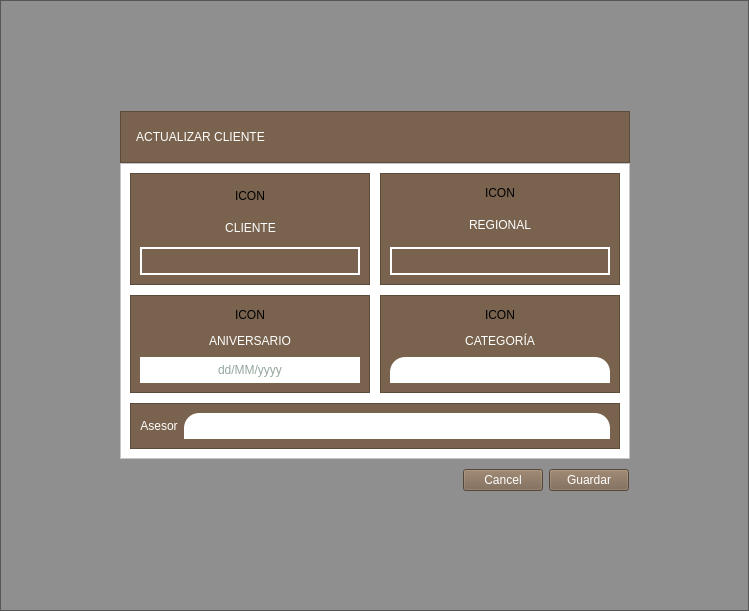
<?xml version="1.0" encoding="UTF-8"?>
<ui version="4.0">
 <class>Update_client</class>
 <widget class="QWidget" name="Update_client">
  <property name="geometry">
   <rect>
    <x>0</x>
    <y>0</y>
    <width>749</width>
    <height>611</height>
   </rect>
  </property>
  <property name="windowTitle">
   <string>Form</string>
  </property>
  <layout class="QHBoxLayout" name="horizontalLayout_12">
   <property name="spacing">
    <number>0</number>
   </property>
   <property name="leftMargin">
    <number>0</number>
   </property>
   <property name="topMargin">
    <number>0</number>
   </property>
   <property name="rightMargin">
    <number>0</number>
   </property>
   <property name="bottomMargin">
    <number>0</number>
   </property>
   <item>
    <widget class="QFrame" name="frame_7">
     <property name="styleSheet">
      <string notr="true">background-color:rgba(0,0,0,40%);</string>
     </property>
     <property name="frameShape">
      <enum>QFrame::StyledPanel</enum>
     </property>
     <property name="frameShadow">
      <enum>QFrame::Raised</enum>
     </property>
     <layout class="QVBoxLayout" name="verticalLayout_7">
      <item>
       <spacer name="verticalSpacer">
        <property name="orientation">
         <enum>Qt::Vertical</enum>
        </property>
        <property name="sizeHint" stdset="0">
         <size>
          <width>20</width>
          <height>69</height>
         </size>
        </property>
       </spacer>
      </item>
      <item>
       <layout class="QHBoxLayout" name="horizontalLayout_10">
        <item>
         <spacer name="horizontalSpacer_18">
          <property name="orientation">
           <enum>Qt::Horizontal</enum>
          </property>
          <property name="sizeHint" stdset="0">
           <size>
            <width>40</width>
            <height>20</height>
           </size>
          </property>
         </spacer>
        </item>
        <item>
         <layout class="QVBoxLayout" name="verticalLayout_6">
          <property name="spacing">
           <number>0</number>
          </property>
          <item>
           <widget class="QFrame" name="frame_6">
            <property name="styleSheet">
             <string notr="true">background-color:#79634E;</string>
            </property>
            <property name="frameShape">
             <enum>QFrame::StyledPanel</enum>
            </property>
            <property name="frameShadow">
             <enum>QFrame::Raised</enum>
            </property>
            <layout class="QHBoxLayout" name="horizontalLayout_9">
             <property name="leftMargin">
              <number>15</number>
             </property>
             <property name="topMargin">
              <number>15</number>
             </property>
             <property name="rightMargin">
              <number>15</number>
             </property>
             <property name="bottomMargin">
              <number>15</number>
             </property>
             <item>
              <widget class="QLabel" name="label_9">
               <property name="styleSheet">
                <string notr="true">font: 12pt &quot;MS Shell Dlg 2&quot;;
color:white;</string>
               </property>
               <property name="text">
                <string>ACTUALIZAR CLIENTE</string>
               </property>
               <property name="alignment">
                <set>Qt::AlignCenter</set>
               </property>
              </widget>
             </item>
             <item>
              <spacer name="horizontalSpacer_17">
               <property name="orientation">
                <enum>Qt::Horizontal</enum>
               </property>
               <property name="sizeHint" stdset="0">
                <size>
                 <width>321</width>
                 <height>20</height>
                </size>
               </property>
              </spacer>
             </item>
            </layout>
           </widget>
          </item>
          <item>
           <widget class="QFrame" name="frame">
            <property name="styleSheet">
             <string notr="true">background-color:white;</string>
            </property>
            <property name="frameShape">
             <enum>QFrame::StyledPanel</enum>
            </property>
            <property name="frameShadow">
             <enum>QFrame::Raised</enum>
            </property>
            <layout class="QVBoxLayout" name="verticalLayout_5">
             <property name="spacing">
              <number>10</number>
             </property>
             <item>
              <layout class="QGridLayout" name="gridLayout">
               <property name="spacing">
                <number>10</number>
               </property>
               <item row="0" column="0">
                <widget class="QFrame" name="frame_2">
                 <property name="styleSheet">
                  <string notr="true">background-color:#79634E;</string>
                 </property>
                 <property name="frameShape">
                  <enum>QFrame::StyledPanel</enum>
                 </property>
                 <property name="frameShadow">
                  <enum>QFrame::Raised</enum>
                 </property>
                 <layout class="QVBoxLayout" name="verticalLayout">
                  <item>
                   <layout class="QHBoxLayout" name="horizontalLayout">
                    <item>
                     <spacer name="horizontalSpacer">
                      <property name="orientation">
                       <enum>Qt::Horizontal</enum>
                      </property>
                      <property name="sizeHint" stdset="0">
                       <size>
                        <width>40</width>
                        <height>20</height>
                       </size>
                      </property>
                     </spacer>
                    </item>
                    <item>
                     <widget class="QLabel" name="icon_cliente">
                      <property name="text">
                       <string>ICON</string>
                      </property>
                     </widget>
                    </item>
                    <item>
                     <spacer name="horizontalSpacer_2">
                      <property name="orientation">
                       <enum>Qt::Horizontal</enum>
                      </property>
                      <property name="sizeHint" stdset="0">
                       <size>
                        <width>40</width>
                        <height>20</height>
                       </size>
                      </property>
                     </spacer>
                    </item>
                   </layout>
                  </item>
                  <item>
                   <layout class="QHBoxLayout" name="horizontalLayout_2">
                    <item>
                     <spacer name="horizontalSpacer_3">
                      <property name="orientation">
                       <enum>Qt::Horizontal</enum>
                      </property>
                      <property name="sizeHint" stdset="0">
                       <size>
                        <width>40</width>
                        <height>20</height>
                       </size>
                      </property>
                     </spacer>
                    </item>
                    <item>
                     <widget class="QLabel" name="label_2">
                      <property name="styleSheet">
                       <string notr="true">font: 12pt &quot;MS Shell Dlg 2&quot;;
color:white;</string>
                      </property>
                      <property name="text">
                       <string>CLIENTE</string>
                      </property>
                      <property name="alignment">
                       <set>Qt::AlignCenter</set>
                      </property>
                     </widget>
                    </item>
                    <item>
                     <spacer name="horizontalSpacer_4">
                      <property name="orientation">
                       <enum>Qt::Horizontal</enum>
                      </property>
                      <property name="sizeHint" stdset="0">
                       <size>
                        <width>40</width>
                        <height>20</height>
                       </size>
                      </property>
                     </spacer>
                    </item>
                   </layout>
                  </item>
                  <item>
                   <widget class="QLabel" name="cliente">
                    <property name="styleSheet">
                     <string notr="true">background-color:#79634E;
border: 2px solid white;
border-radius:15px;
color:white;
font: 10pt &quot;MS Shell Dlg 2&quot;;
padding:5px;
min-height:2em;


</string>
                    </property>
                    <property name="text">
                     <string/>
                    </property>
                    <property name="alignment">
                     <set>Qt::AlignCenter</set>
                    </property>
                    <property name="wordWrap">
                     <bool>true</bool>
                    </property>
                   </widget>
                  </item>
                 </layout>
                </widget>
               </item>
               <item row="0" column="1">
                <widget class="QFrame" name="frame_3">
                 <property name="styleSheet">
                  <string notr="true">background-color:#79634E;</string>
                 </property>
                 <property name="frameShape">
                  <enum>QFrame::StyledPanel</enum>
                 </property>
                 <property name="frameShadow">
                  <enum>QFrame::Raised</enum>
                 </property>
                 <layout class="QVBoxLayout" name="verticalLayout_2">
                  <property name="spacing">
                   <number>12</number>
                  </property>
                  <item>
                   <layout class="QHBoxLayout" name="horizontalLayout_3">
                    <item>
                     <spacer name="horizontalSpacer_5">
                      <property name="orientation">
                       <enum>Qt::Horizontal</enum>
                      </property>
                      <property name="sizeHint" stdset="0">
                       <size>
                        <width>40</width>
                        <height>20</height>
                       </size>
                      </property>
                     </spacer>
                    </item>
                    <item>
                     <widget class="QLabel" name="icon_regional">
                      <property name="text">
                       <string>ICON</string>
                      </property>
                     </widget>
                    </item>
                    <item>
                     <spacer name="horizontalSpacer_6">
                      <property name="orientation">
                       <enum>Qt::Horizontal</enum>
                      </property>
                      <property name="sizeHint" stdset="0">
                       <size>
                        <width>40</width>
                        <height>20</height>
                       </size>
                      </property>
                     </spacer>
                    </item>
                   </layout>
                  </item>
                  <item>
                   <layout class="QHBoxLayout" name="horizontalLayout_4">
                    <item>
                     <spacer name="horizontalSpacer_7">
                      <property name="orientation">
                       <enum>Qt::Horizontal</enum>
                      </property>
                      <property name="sizeHint" stdset="0">
                       <size>
                        <width>40</width>
                        <height>20</height>
                       </size>
                      </property>
                     </spacer>
                    </item>
                    <item>
                     <widget class="QLabel" name="label">
                      <property name="styleSheet">
                       <string notr="true">font: 12pt &quot;MS Shell Dlg 2&quot;;
color:white;</string>
                      </property>
                      <property name="text">
                       <string>REGIONAL</string>
                      </property>
                      <property name="alignment">
                       <set>Qt::AlignCenter</set>
                      </property>
                     </widget>
                    </item>
                    <item>
                     <spacer name="horizontalSpacer_8">
                      <property name="orientation">
                       <enum>Qt::Horizontal</enum>
                      </property>
                      <property name="sizeHint" stdset="0">
                       <size>
                        <width>40</width>
                        <height>20</height>
                       </size>
                      </property>
                     </spacer>
                    </item>
                   </layout>
                  </item>
                  <item>
                   <widget class="QLabel" name="regional">
                    <property name="styleSheet">
                     <string notr="true">background-color:#79634E;
border: 2px solid white;
border-radius:15px;
color:white;
font: 10pt &quot;MS Shell Dlg 2&quot;;
padding:5px;
min-height:2em;


</string>
                    </property>
                    <property name="text">
                     <string/>
                    </property>
                    <property name="alignment">
                     <set>Qt::AlignCenter</set>
                    </property>
                   </widget>
                  </item>
                 </layout>
                </widget>
               </item>
               <item row="1" column="0">
                <widget class="QFrame" name="frame_4">
                 <property name="styleSheet">
                  <string notr="true">background-color:#79634E;</string>
                 </property>
                 <property name="frameShape">
                  <enum>QFrame::StyledPanel</enum>
                 </property>
                 <property name="frameShadow">
                  <enum>QFrame::Raised</enum>
                 </property>
                 <layout class="QVBoxLayout" name="verticalLayout_3">
                  <item>
                   <layout class="QHBoxLayout" name="horizontalLayout_5">
                    <item>
                     <spacer name="horizontalSpacer_9">
                      <property name="orientation">
                       <enum>Qt::Horizontal</enum>
                      </property>
                      <property name="sizeHint" stdset="0">
                       <size>
                        <width>40</width>
                        <height>20</height>
                       </size>
                      </property>
                     </spacer>
                    </item>
                    <item>
                     <widget class="QLabel" name="icon_aniversario">
                      <property name="text">
                       <string>ICON</string>
                      </property>
                     </widget>
                    </item>
                    <item>
                     <spacer name="horizontalSpacer_10">
                      <property name="orientation">
                       <enum>Qt::Horizontal</enum>
                      </property>
                      <property name="sizeHint" stdset="0">
                       <size>
                        <width>40</width>
                        <height>20</height>
                       </size>
                      </property>
                     </spacer>
                    </item>
                   </layout>
                  </item>
                  <item>
                   <layout class="QHBoxLayout" name="horizontalLayout_6">
                    <item>
                     <spacer name="horizontalSpacer_11">
                      <property name="orientation">
                       <enum>Qt::Horizontal</enum>
                      </property>
                      <property name="sizeHint" stdset="0">
                       <size>
                        <width>40</width>
                        <height>20</height>
                       </size>
                      </property>
                     </spacer>
                    </item>
                    <item>
                     <widget class="QLabel" name="label_6">
                      <property name="styleSheet">
                       <string notr="true">font: 12pt &quot;MS Shell Dlg 2&quot;;
color:white;</string>
                      </property>
                      <property name="text">
                       <string>ANIVERSARIO</string>
                      </property>
                      <property name="alignment">
                       <set>Qt::AlignCenter</set>
                      </property>
                     </widget>
                    </item>
                    <item>
                     <spacer name="horizontalSpacer_12">
                      <property name="orientation">
                       <enum>Qt::Horizontal</enum>
                      </property>
                      <property name="sizeHint" stdset="0">
                       <size>
                        <width>40</width>
                        <height>20</height>
                       </size>
                      </property>
                     </spacer>
                    </item>
                   </layout>
                  </item>
                  <item>
                   <widget class="QLineEdit" name="aniversario">
                    <property name="styleSheet">
                     <string notr="true">background-color:white;
border-radius:15px;
color: #294D39;
font: 12pt &quot;MS Shell Dlg 2&quot;;
padding:5px;
min-height:1.8em;


</string>
                    </property>
                    <property name="alignment">
                     <set>Qt::AlignCenter</set>
                    </property>
                    <property name="placeholderText">
                     <string>dd/MM/yyyy</string>
                    </property>
                   </widget>
                  </item>
                 </layout>
                </widget>
               </item>
               <item row="1" column="1">
                <widget class="QFrame" name="frame_5">
                 <property name="styleSheet">
                  <string notr="true">background-color:#79634E;</string>
                 </property>
                 <property name="frameShape">
                  <enum>QFrame::StyledPanel</enum>
                 </property>
                 <property name="frameShadow">
                  <enum>QFrame::Raised</enum>
                 </property>
                 <layout class="QVBoxLayout" name="verticalLayout_4">
                  <item>
                   <layout class="QHBoxLayout" name="horizontalLayout_7">
                    <item>
                     <spacer name="horizontalSpacer_13">
                      <property name="orientation">
                       <enum>Qt::Horizontal</enum>
                      </property>
                      <property name="sizeHint" stdset="0">
                       <size>
                        <width>40</width>
                        <height>20</height>
                       </size>
                      </property>
                     </spacer>
                    </item>
                    <item>
                     <widget class="QLabel" name="icon_categoria">
                      <property name="text">
                       <string>ICON</string>
                      </property>
                     </widget>
                    </item>
                    <item>
                     <spacer name="horizontalSpacer_14">
                      <property name="orientation">
                       <enum>Qt::Horizontal</enum>
                      </property>
                      <property name="sizeHint" stdset="0">
                       <size>
                        <width>40</width>
                        <height>20</height>
                       </size>
                      </property>
                     </spacer>
                    </item>
                   </layout>
                  </item>
                  <item>
                   <layout class="QHBoxLayout" name="horizontalLayout_8">
                    <item>
                     <spacer name="horizontalSpacer_15">
                      <property name="orientation">
                       <enum>Qt::Horizontal</enum>
                      </property>
                      <property name="sizeHint" stdset="0">
                       <size>
                        <width>40</width>
                        <height>20</height>
                       </size>
                      </property>
                     </spacer>
                    </item>
                    <item>
                     <widget class="QLabel" name="label_8">
                      <property name="styleSheet">
                       <string notr="true">font: 12pt &quot;MS Shell Dlg 2&quot;;
color:white;</string>
                      </property>
                      <property name="text">
                       <string>CATEGORÍA</string>
                      </property>
                      <property name="alignment">
                       <set>Qt::AlignCenter</set>
                      </property>
                     </widget>
                    </item>
                    <item>
                     <spacer name="horizontalSpacer_16">
                      <property name="orientation">
                       <enum>Qt::Horizontal</enum>
                      </property>
                      <property name="sizeHint" stdset="0">
                       <size>
                        <width>40</width>
                        <height>20</height>
                       </size>
                      </property>
                     </spacer>
                    </item>
                   </layout>
                  </item>
                  <item>
                   <widget class="QComboBox" name="categoria">
                    <property name="styleSheet">
                     <string notr="true">QComboBox::hover {
	background-color:white;
	border-top-left-radius:15px;
	border-top-right-radius:15px;
	color: #294D39;
	font: 12pt &quot;MS Shell Dlg 2&quot;;
	padding:5px;	
	min-height:1.8em;
}

QComboBox::focus {
	background-color:white;
	border-top-left-radius:15px;
	border-top-right-radius:15px;
	color: #294D39;
	font: 12pt &quot;MS Shell Dlg 2&quot;;
	padding:5px;	
	min-height:1.8em;
}

QComboBox::drop-down  {
	border:0px;
}

QComboBox{
	background-color:white;
	border-top-left-radius:15px;
	border-top-right-radius:15px;
	color: #294D39;
	font: 12pt &quot;MS Shell Dlg 2&quot;;
	padding:5px;	
	min-height:1.8em;
}

QListView{
	background-color:white;
	color:#294D39;
	font: 12pt &quot;MS Shell Dlg 2&quot;;
	padding:5px;
}

</string>
                    </property>
                   </widget>
                  </item>
                 </layout>
                </widget>
               </item>
              </layout>
             </item>
             <item>
              <widget class="QFrame" name="frame_9">
               <property name="styleSheet">
                <string notr="true">background-color:#79634E;</string>
               </property>
               <property name="frameShape">
                <enum>QFrame::StyledPanel</enum>
               </property>
               <property name="frameShadow">
                <enum>QFrame::Raised</enum>
               </property>
               <layout class="QHBoxLayout" name="horizontalLayout_13">
                <item>
                 <widget class="QLabel" name="label_3">
                  <property name="styleSheet">
                   <string notr="true">font: 12pt &quot;MS Shell Dlg 2&quot;;
color:white;</string>
                  </property>
                  <property name="text">
                   <string>Asesor</string>
                  </property>
                  <property name="alignment">
                   <set>Qt::AlignCenter</set>
                  </property>
                 </widget>
                </item>
                <item>
                 <widget class="QComboBox" name="agente">
                  <property name="sizePolicy">
                   <sizepolicy hsizetype="Expanding" vsizetype="Fixed">
                    <horstretch>0</horstretch>
                    <verstretch>0</verstretch>
                   </sizepolicy>
                  </property>
                  <property name="styleSheet">
                   <string notr="true">QComboBox::hover {
	background-color:white;
	border-top-left-radius:15px;
	border-top-right-radius:15px;
	color: #294D39;
	font: 12pt &quot;MS Shell Dlg 2&quot;;
	padding:5px;	
	min-height:1.8em;
}

QComboBox::focus {
	background-color:white;
	border-top-left-radius:15px;
	border-top-right-radius:15px;
	color: #294D39;
	font: 12pt &quot;MS Shell Dlg 2&quot;;
	padding:5px;	
	min-height:1.8em;
}

QComboBox::drop-down  {
	border:0px;
}

QComboBox{
	background-color:white;
	border-top-left-radius:15px;
	border-top-right-radius:15px;
	color: #294D39;
	font: 12pt &quot;MS Shell Dlg 2&quot;;
	padding:5px;	
	min-height:1.8em;
}

QListView{
	background-color:white;
	color:#294D39;
	font: 12pt &quot;MS Shell Dlg 2&quot;;
	padding:5px;
}

</string>
                  </property>
                 </widget>
                </item>
               </layout>
              </widget>
             </item>
            </layout>
           </widget>
          </item>
          <item>
           <widget class="QFrame" name="frame_8">
            <property name="styleSheet">
             <string notr="true">background-color:transparent;</string>
            </property>
            <property name="frameShape">
             <enum>QFrame::StyledPanel</enum>
            </property>
            <property name="frameShadow">
             <enum>QFrame::Raised</enum>
            </property>
            <layout class="QHBoxLayout" name="horizontalLayout_11">
             <property name="rightMargin">
              <number>0</number>
             </property>
             <item>
              <spacer name="horizontalSpacer_20">
               <property name="orientation">
                <enum>Qt::Horizontal</enum>
               </property>
               <property name="sizeHint" stdset="0">
                <size>
                 <width>333</width>
                 <height>20</height>
                </size>
               </property>
              </spacer>
             </item>
             <item>
              <widget class="QPushButton" name="cancel_butt">
               <property name="styleSheet">
                <string notr="true">font: 10pt &quot;MS Shell Dlg 2&quot;;
color:white;
background-color:rgba(121,99,78,100%);;
min-width:8em;
max-width:8em;
min-height:2em;
max-height:2em;</string>
               </property>
               <property name="text">
                <string>Cancel</string>
               </property>
              </widget>
             </item>
             <item>
              <widget class="QPushButton" name="guardar_butt">
               <property name="styleSheet">
                <string notr="true">font: 10pt &quot;MS Shell Dlg 2&quot;;
color:white;
background-color:rgba(121,99,78,100%);;
min-width:8em;
max-width:8em;
min-height:2em;
max-height:2em;</string>
               </property>
               <property name="text">
                <string>Guardar</string>
               </property>
              </widget>
             </item>
            </layout>
           </widget>
          </item>
         </layout>
        </item>
        <item>
         <spacer name="horizontalSpacer_19">
          <property name="orientation">
           <enum>Qt::Horizontal</enum>
          </property>
          <property name="sizeHint" stdset="0">
           <size>
            <width>40</width>
            <height>20</height>
           </size>
          </property>
         </spacer>
        </item>
       </layout>
      </item>
      <item>
       <spacer name="verticalSpacer_2">
        <property name="orientation">
         <enum>Qt::Vertical</enum>
        </property>
        <property name="sizeHint" stdset="0">
         <size>
          <width>20</width>
          <height>69</height>
         </size>
        </property>
       </spacer>
      </item>
     </layout>
    </widget>
   </item>
  </layout>
 </widget>
 <resources/>
 <connections/>
</ui>
